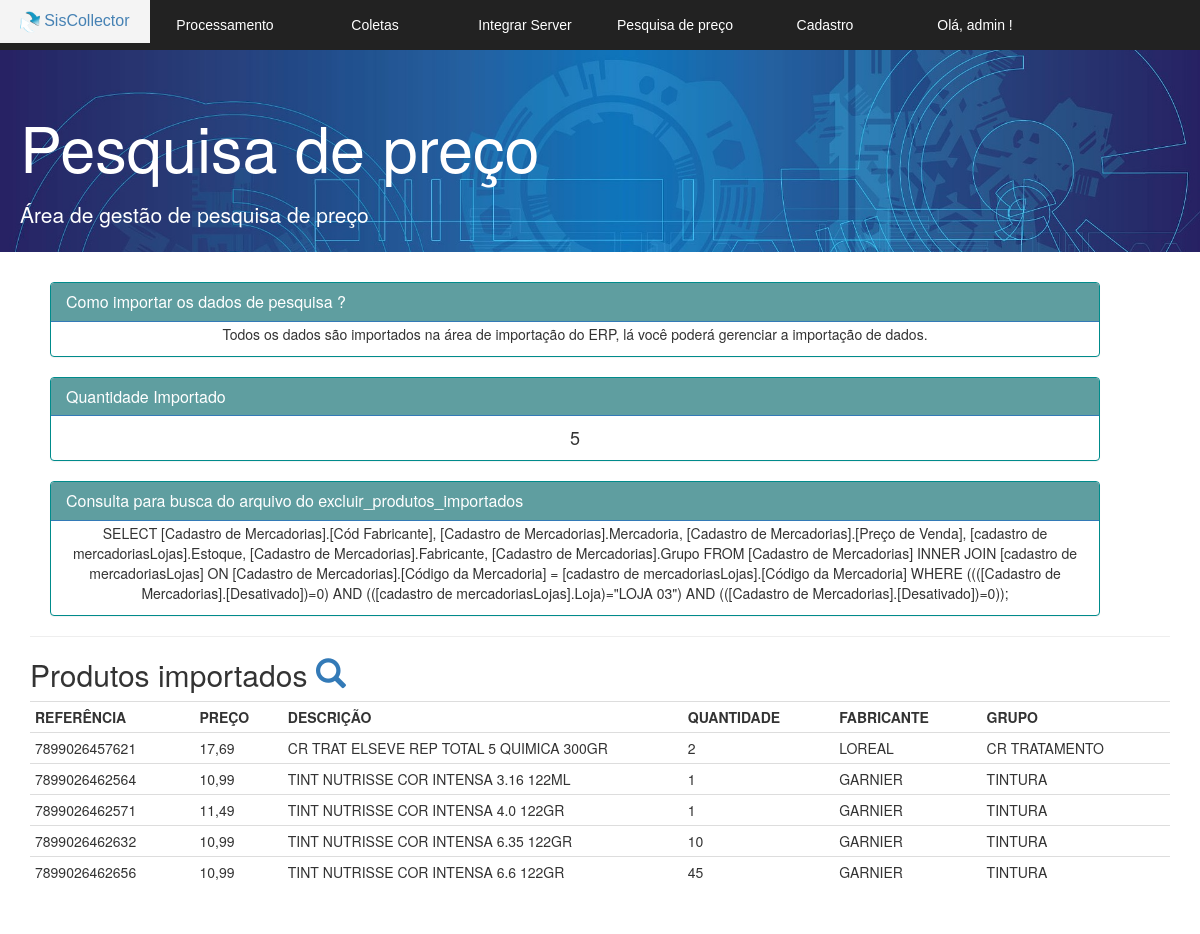
/v_pesquisa_preco.php (signed in), run on an earlier commit of the app's database.
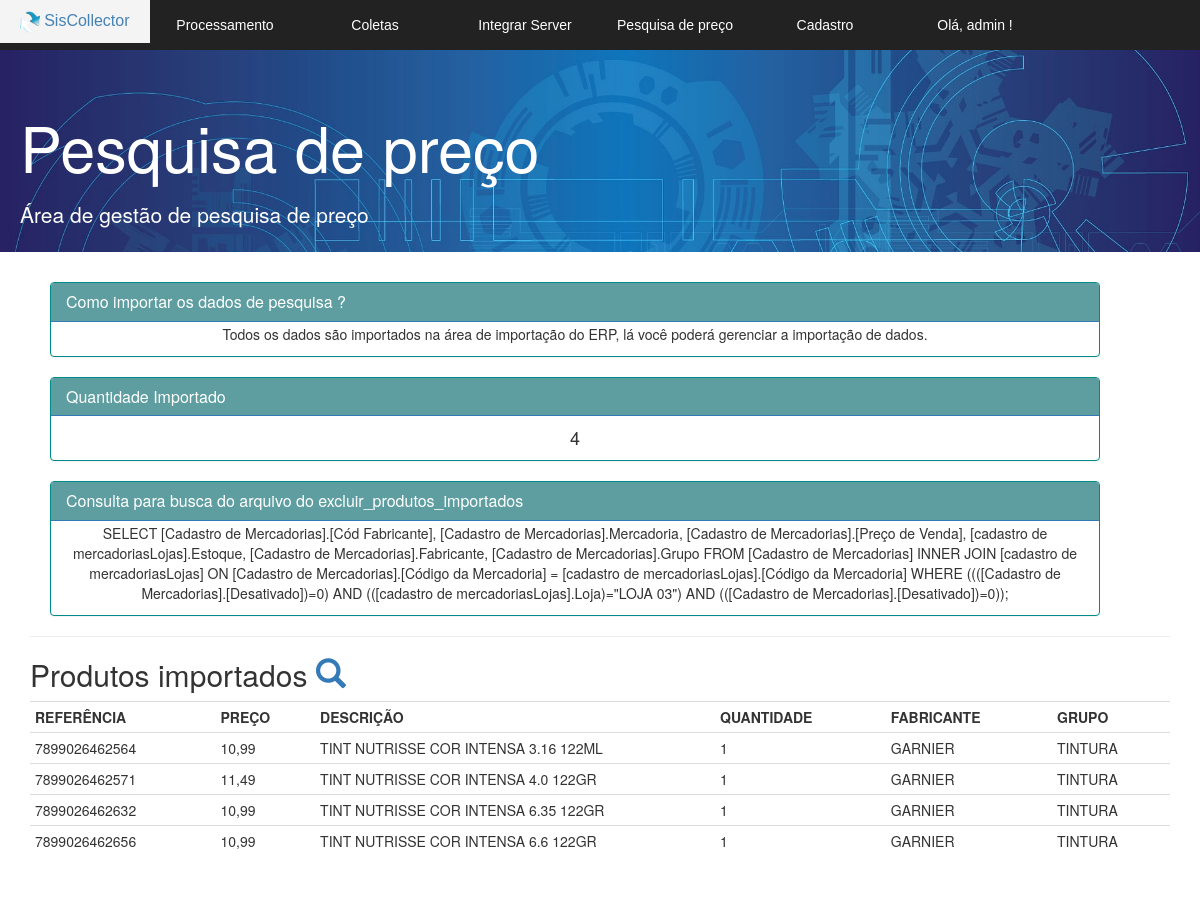
And on a later commit of the database.
### tables this page shows
CREATE TABLE IF NOT EXISTS `coletar` (
  `referencia` varchar(255) NOT NULL,
  `descricao` varchar(255) NOT NULL,
  `preco` double(6,2) DEFAULT NULL,
  `quantidade` int(11) DEFAULT NULL,
  `fabricante` varchar(255) DEFAULT NULL,
  `grupo` varchar(255) DEFAULT NULL,
  `coleta` int(2) DEFAULT '0',
  `id` bigint(20) NOT NULL AUTO_INCREMENT,
  PRIMARY KEY (`id`)
);

### v_pesquisa_preco.php (the view, shortened to what this page needs)
<!DOCTYPE html>
<html>
<head>
	<link href="bootstrap/css/bootstrap.min.css" rel="stylesheet">
	<link rel="stylesheet" href="normalize.css">
	<link rel="stylesheet" href="css.css">
</head>
<body>
	<section id="principal">
		<?php require 'v_cabecalho.php'; ?>
		<section class="corpo">
			<div class="jumbotron jumbotron-fluid">
				<div class="container">
					<h1 class="display-4">Pesquisa de preço</h1>
					<p class="lead">Área de gestão de pesquisa de preço</p>
				</div>
			</div>
	<div class="container">
					<div class="panel panel-primary ">
					<div class="panel-heading panel-heading-coletados">
						<h3 class="panel-title">Como importar os dados de pesquisa ?</h3>
					</div>
					<div class="panel-body centro">
						<p>Todos os dados são importados na área de importação do ERP, lá você poderá gerenciar a importação de dados.</p>
					</div>
				</div>
			<?php
			$listage = mysqli_query($conexao,  "SELECT count(referencia) from coletar ");
			$exportado = $listage->fetch_row();
			?>
				<div class="panel panel-primary ">
					<div class="panel-heading panel-heading-coletados">
						<h3 class="panel-title">Quantidade Importado</h3>
					</div>
					<div class="panel-body centro">
						<h4> <?php echo $exportado[0]; ?> </h4>
					</div>
				</div>
			<div class="panel panel-primary ">
					<div class="panel-heading panel-heading-coletados">
						<h3 class="panel-title">Consulta para busca do arquivo do excluir_produtos_importados</h3>
					</div>
					<div class="panel-body centro">
						<p>SELECT [Cadastro de Mercadorias].[Cód Fabricante], [Cadastro de Mercadorias].Mercadoria, [Cadastro de Mercadorias].[Preço de Venda], [cadastro de mercadoriasLojas].Estoque, [Cadastro de Mercadorias].Fabricante, [Cadastro de Mercadorias].Grupo
FROM [Cadastro de Mercadorias] INNER JOIN [cadastro de mercadoriasLojas] ON [Cadastro de Mercadorias].[Código da Mercadoria] = [cadastro de mercadoriasLojas].[Código da Mercadoria]
WHERE ((([Cadastro de Mercadorias].[Desativado])=0) AND (([cadastro de mercadoriasLojas].Loja)="LOJA 03") AND (([Cadastro de Mercadorias].[Desativado])=0));
</p>
					</div>
				</div>
			<hr>
			<h2>Produtos importados <a href="v_buscar_preco.php"><span class="glyphicon glyphicon-search " aria-hidden="true"></span></a></h2>
			<?php
			$listagem = mysqli_query($conexao,"SELECT * FROM coletar where referencia <> 0 order by descricao;");
			?>
			<table class="table table-condensed">
			<tbody>
				<thead >
					<tr class="table-primary">
					<td><strong>  REFERÊNCIA  </strong> </td>
					<td> <strong> PREÇO </strong> </td>
					<td width="400"> <strong> DESCRIÇÃO </strong> </td>
					<td> <strong> QUANTIDADE </strong> </td>
					<td>  <strong> FABRICANTE </strong> </td>
					<td> <strong> GRUPO </strong> </td>
					</tr>
<?php
while($linha = mysqli_fetch_array($listagem)) {
$preco =  $linha['preco'] ;
?>
<tr>
<td> <?= $linha['referencia'] ?> </td>
<td> <?php echo  number_format($preco, 2, ',', '.') ; ?> </td>
<td> <?= $linha['descricao'] ?> </td>
<td> <?= $linha['quantidade'] ?> </td>
<td> <?=$linha['fabricante'] ?> </td>
<td> <?=$linha['grupo'] ?> </td>
</tr>
<?php } ?>
				</tbody>
			</table>
	</div>
		</section>
	</section>
</body>
</html>

### v_cabecalho.php (shortened to what this page needs)
<?php
$usuario = $_SESSION['usuario'];
?>
<div>
<nav class="menu">
	<ul>
		<li> <a href="index.php" id="a"> <img src="logo.png" height="22px" alt=""> SisCollector	</a></li>
		<li><a href="#">Processamento</a>
		</li>
		<li><a href="#">Coletas </a>
		</li>
		<li><a href="#">Integrar Server</a>
		</li>
		<li><a href="v_pesquisa_preco.php">Pesquisa de preço</a> </li>
		<li><a href="#">Cadastro</a>
		</li>
		<li> <a href="#"> Olá, <?php echo $usuario ;?> ! </a>
		</li>
	</ul>
</nav>
</div>

### css.css (style rules this page uses)
.jumbotron { padding-top: 70px; height: 18em; width: 100%; max-height: 50%; max-width: 100%; min-height: 20%; min-width: 30%; background-image: url("bg.jpg")!important; background-size: cover; color:#ffffff; }
.jumbotron h1 { margin-bottom: 0.3em; }
.jumbotron .container { margin-left:5px; }
.panel { margin-left: 20px !important; margin-right: 70px !important; }
.centro { padding: 2px; text-align: center; }
.panel-heading { background-color: #008B8B !important; color:#ffffff !important; }
.panel-heading-coletados { background-color: #5F9EA0 !important; color:#ffffff !important; }
.panel-primary, .panel-danger { border-color: #008B8B !important; }
a:link { text-decoration:none ; }
.menu { position: fixed; width: 100%; height: 50px; background-color: #222; font-family: 'arial'; }
#a { padding: 10px; color: #4682B4; font-size: 16px; }
.menu ul { list-style: none; position: relative; }
.menu ul li { width: 150px; float: left; }
.menu a { padding: 15px; display: block; text-decoration: none; text-align: center; background-color: #222; color:#fff; }

### v_pesquisa_preco.php (style rules this page uses)
.container { margin-bottom:150px; }

What changed in the data, as far as the page shows it:
removed coletar: referencia "7899026457621", preco "17,69", descricao "CR TRAT ELSEVE REP TOTAL 5 QUIMICA 300GR", quantidade "2", fabricante "LOREAL", grupo "CR TRATAMENTO"
changed coletar "TINT NUTRISSE COR INTENSA 6.35 122GR": quantidade "10" → "1"
changed coletar "TINT NUTRISSE COR INTENSA 6.6 122GR": quantidade "45" → "1"
Also different on the page:
$exportado[0]: "5" → "4"
